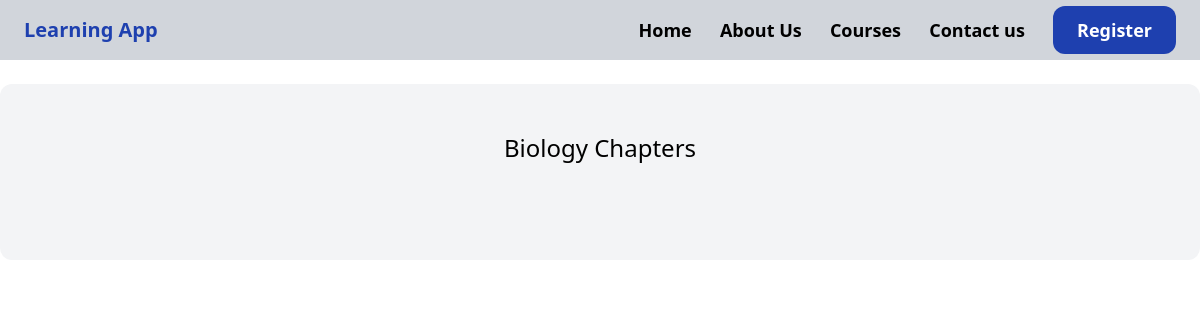
The page /biology/ on the database as committed earlier.
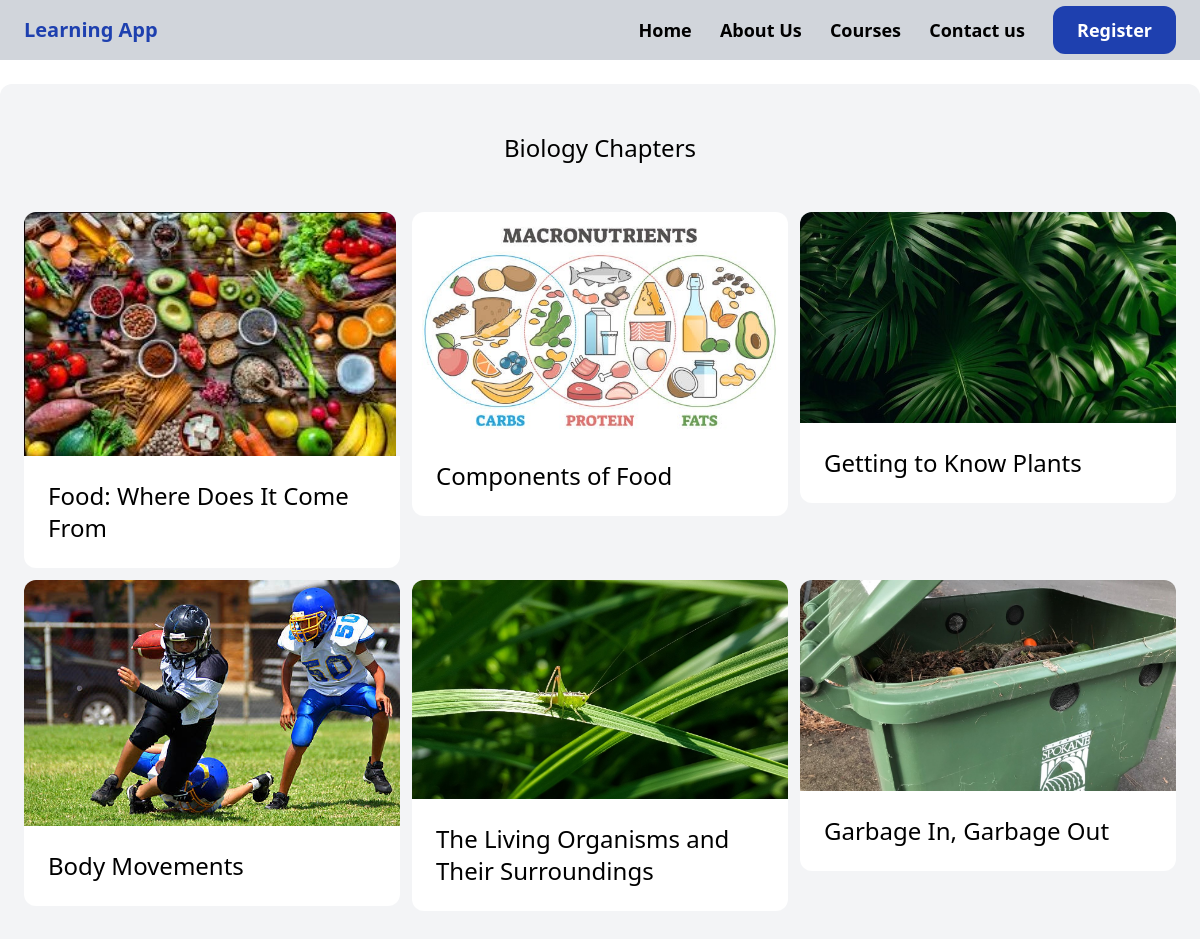
The same page on the database as committed later.
### biology/models.py (models this page shows, shortened)
class BiologyTopic(models.Model):
    title = models.CharField(max_length=100)
    image = models.ImageField(upload_to='biology/images/')

### biology/views.py (the view)
# urls.py: path('',views.biology_chapter_view,name="biology_chapters"),
def biology_chapter_view(request):
    biology_chapters=BiologyTopic.objects.all()
    return render(request,'biology/biology.html',{'biology_chapters':biology_chapters})

### biology/templates/biology/biology.html
{% extends 'core/base.html' %} {% block content %}
<div class="mt-6 px-6 py-12 bg-gray-100 rounded-xl">
    <h2 class="mb-12 text-2xl text-center">Biology Chapters</h2>
    <div class="grid grid-cols-3 gap-3">
      {% for chapter in biology_chapters %}
      <div>
        <a href="{% url 'biology_detail' chapter.id %}">
          <div>
            <img src="{{ chapter.image.url }}" class="rounded-t-xl" />
          </div>
          <div class="p-6 bg-white rounded-b-xl">
            <h2 class="text-2xl">{{ chapter.title }}</h2>
          </div>
        </a>
      </div>
      {% endfor %}
    </div>
  </div>
{% endblock %}

### core/templates/core/base.html (shortened to what this page needs)
{% load static %}
<!DOCTYPE html>
<html lang="en">
  <head>
    <script src="https://cdn.tailwindcss.com"></script>
  </head>
  <body>
    <div class="bg-gray-300">
      <nav class="py-4 px-6 flex justify-between items-center">
        <a href="/" class="text-xl font-semibold text-blue-800">Learning App</a>
        <div class="space-x-6">
          <a href="#" class="text-lg font-semibold hover:text-gray-500">Home</a>
          <a href="#" class="text-lg font-semibold hover:text-gray-500"
            >About Us</a
          >
          <a href="#" class="text-lg font-semibold hover:text-gray-500"
            >Courses</a
          >
          <a href="#" class="text-lg font-semibold hover:text-gray-500"
            >Contact us</a
          >
          <a
            href="{% url 'register' %}"
            class="px-6 py-3 text-lg font-semibold bg-blue-800 text-white rounded-xl hover:bg-gray-700"
            >Register</a
          >
        </div>
      </nav>
    </div>
    <div>{%block content%} {% endblock %}</div>
  </body>
</html>

Rows that differ between the two databases and show on the page:
added BiologyTopic: image (picture), title "Food: Where Does It Come From"
added BiologyTopic: image (picture), title "Components of Food"
added BiologyTopic: image (picture), title "Getting to Know Plants"
added BiologyTopic: image (picture), title "Body Movements"
added BiologyTopic: image (picture), title "The Living Organisms and Their Surroundings"
added BiologyTopic: image (picture), title "Garbage In, Garbage Out"
